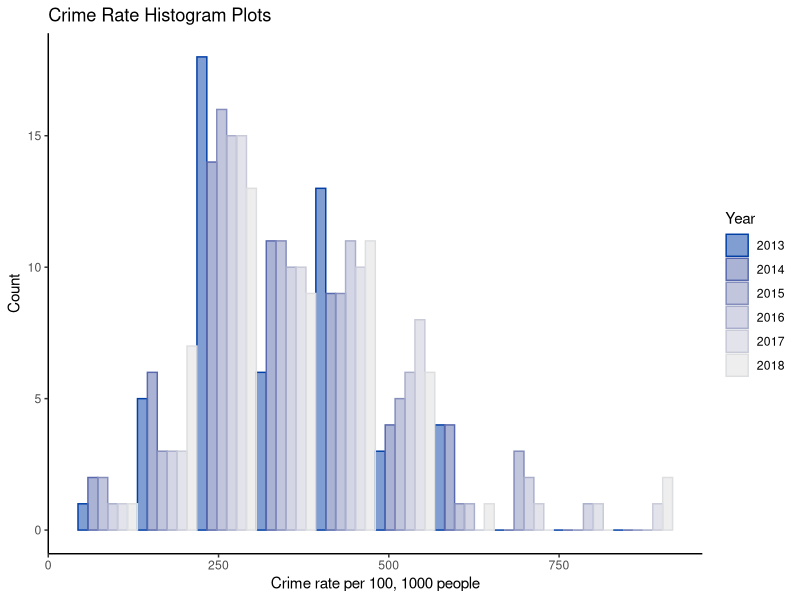
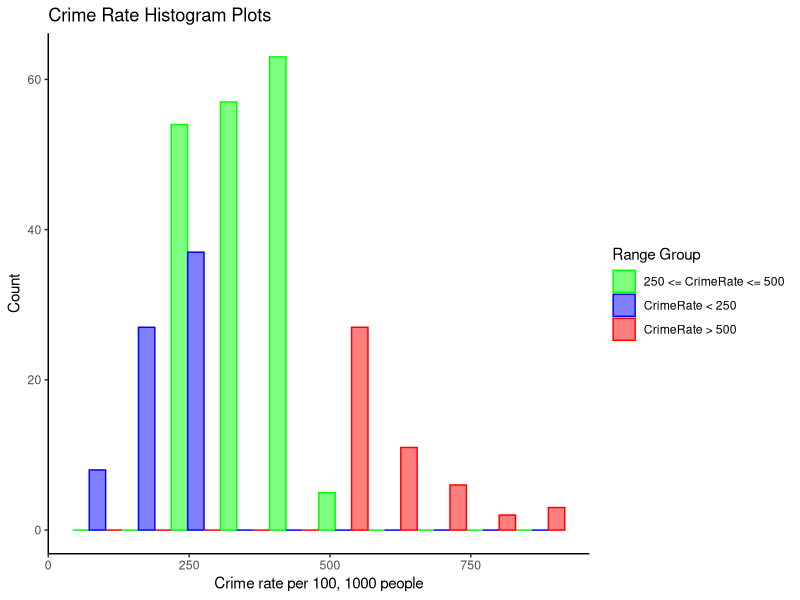

Write the R code that produced these figures, in order.
## ---- chunk 1
knitr::opts_chunk$set(echo = TRUE)
## ---- chunk 2
library(tidyverse)

if(!require(colorspace)) {install.packages('colorspace')}; require(colorspace)

#Set the working directory
setwd(dirname(rstudioapi::getSourceEditorContext()$path))

## ---- chunk 3

# Load the data and then inspect
crime_rate_df <- read.csv("Sampledata2.csv")

## ---- chunk 4

# Create the first color gvector
n_col = length(unique(crime_rate_df$Year))
col1 = colorspace::diverge_hcl(n_col)

# Create the second color vector
col2 = c("green","blue","red")

## ---- chunk 5

new_crime_rate_df <- crime_rate_df %>% select(Year, CrimeRate) %>%
  mutate(RangeGroup = case_when(CrimeRate < 250 ~ "CrimeRate < 250",
                                250 <= CrimeRate &  CrimeRate <= 500 ~ "250 <= CrimeRate <= 500",
                                CrimeRate > 500 ~ "CrimeRate > 500"))

## ---- chunk 6

new_crime_rate_df %>% filter(Year %in% c(2013:2018)) %>%
  ggplot(aes(x=CrimeRate, color=as.factor(Year), fill=as.factor(Year))) +
  geom_histogram(position = "dodge", alpha=0.5, bins=10) +
  scale_color_manual(values=col1) +
  scale_fill_manual(values=col1, name="Year") +
  labs(title="Crime Rate Histogram Plots", x="Crime rate per 100, 1000 people",
       y="Count", color="Year") +
  theme(plot.title=element_text(hjust=0.5)) +
  theme_classic()


## ---- chunk 7
new_crime_rate_df %>% filter(Year %in% c(2013:2018)) %>%
  ggplot(aes(x=CrimeRate, color=as.factor(RangeGroup), fill=as.factor(RangeGroup))) + 
  geom_histogram(position = "dodge", alpha=0.5, bins=10) +
  scale_color_manual(values=col2) +
  scale_fill_manual(values=col2, name="Range Group") +
  labs(title="Crime Rate Histogram Plots", x="Crime rate per 100, 1000 people",
       y="Count", color="Range Group") +
  theme(plot.title=element_text(hjust=0.5)) +
  theme_classic()
